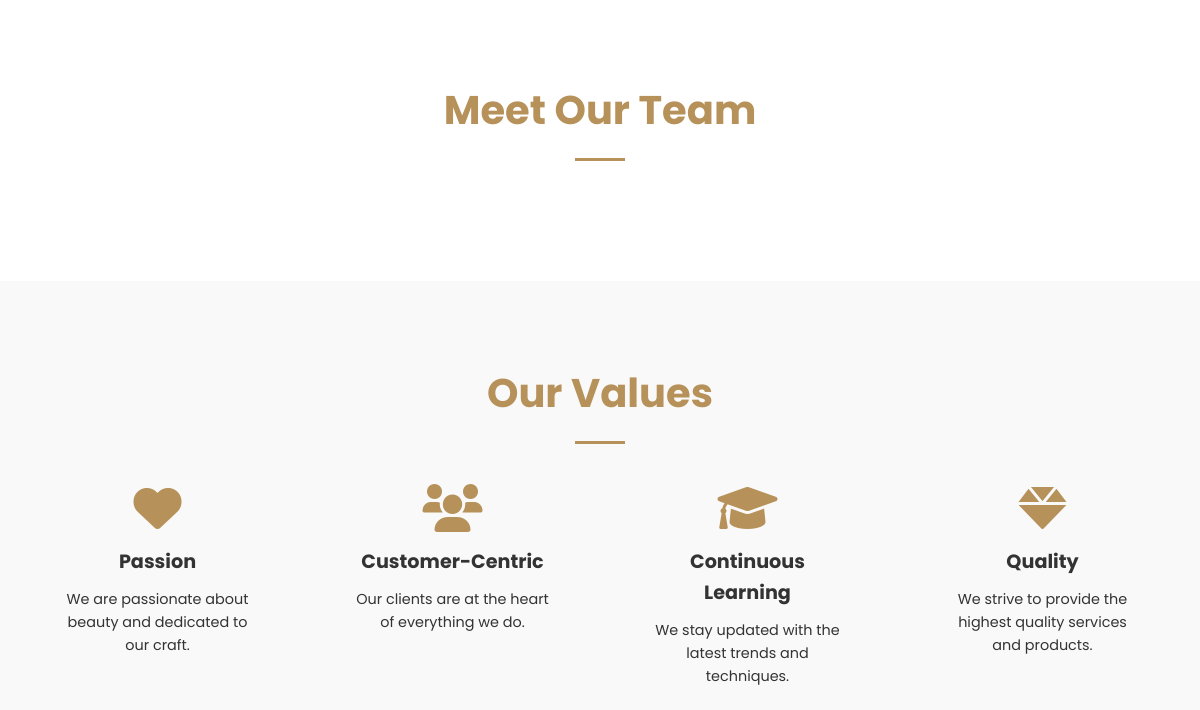
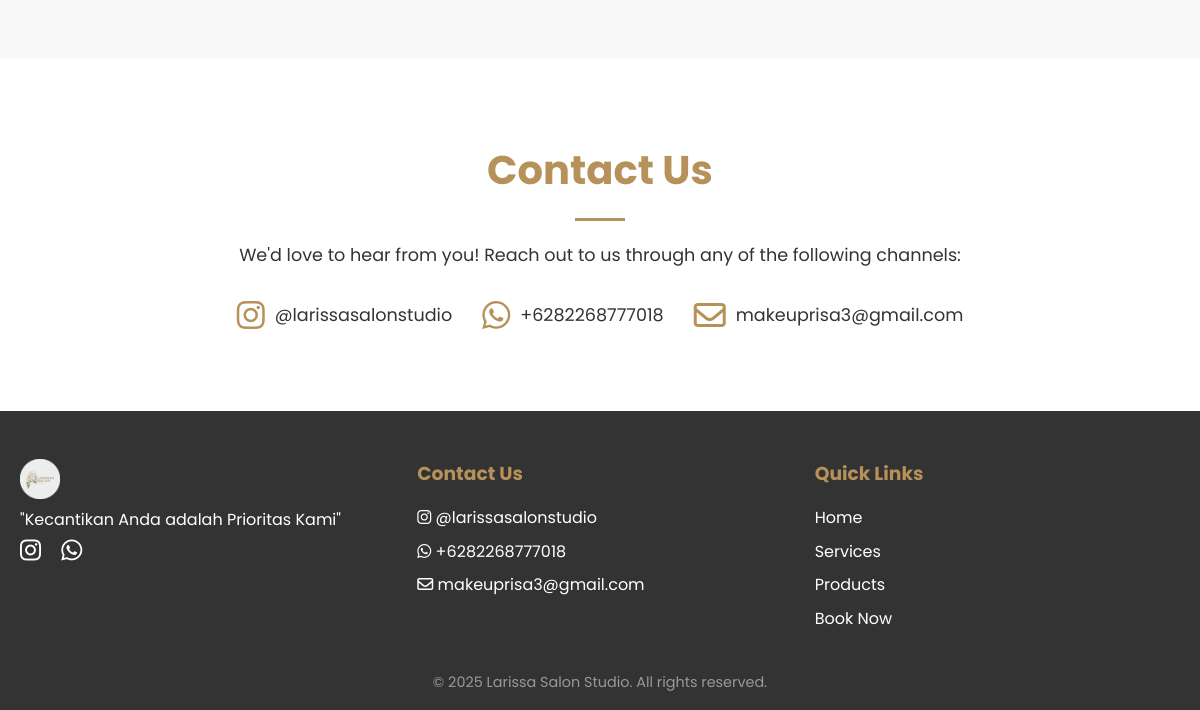
The page /about.php (lower part) on the database as committed earlier (2 pictures, top to bottom).
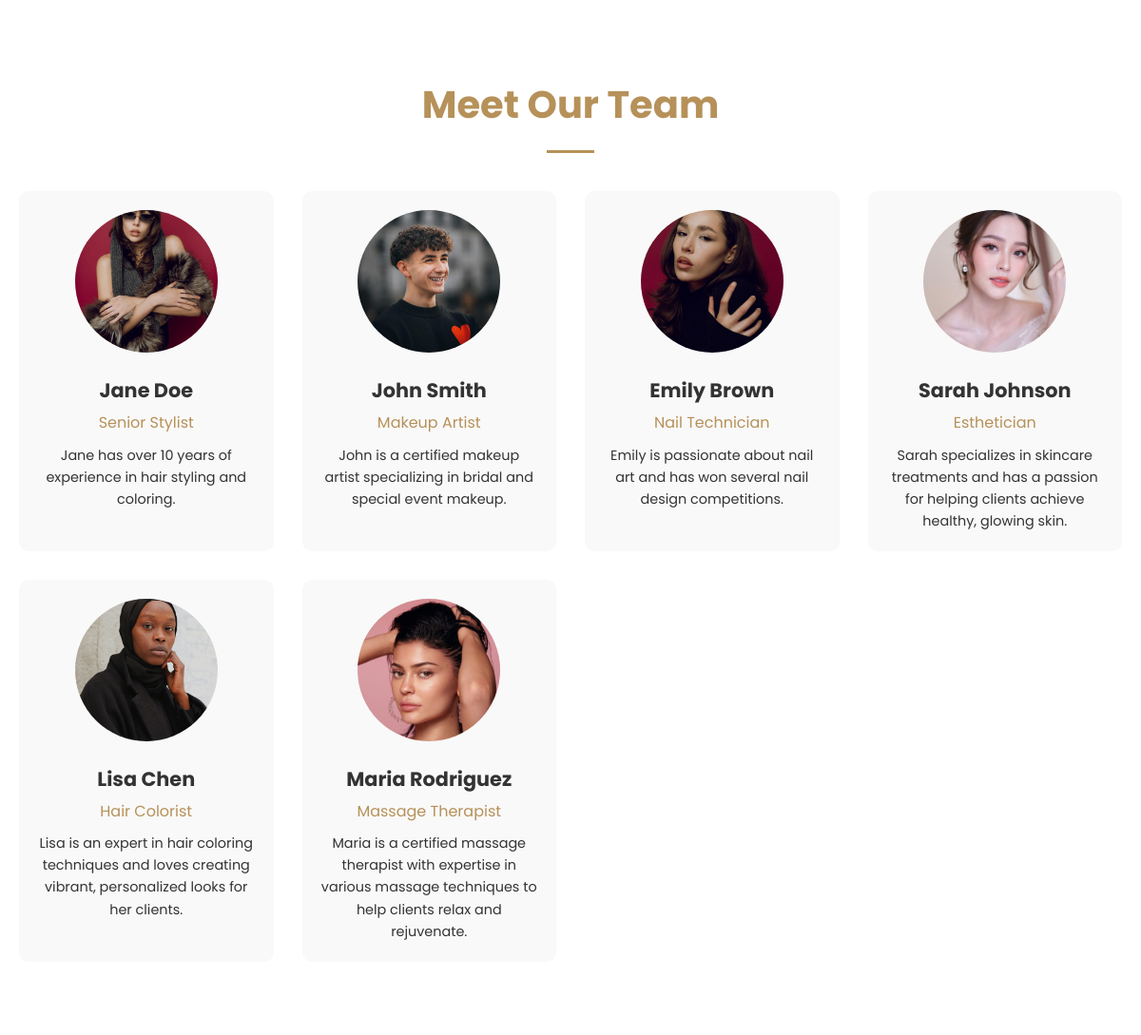
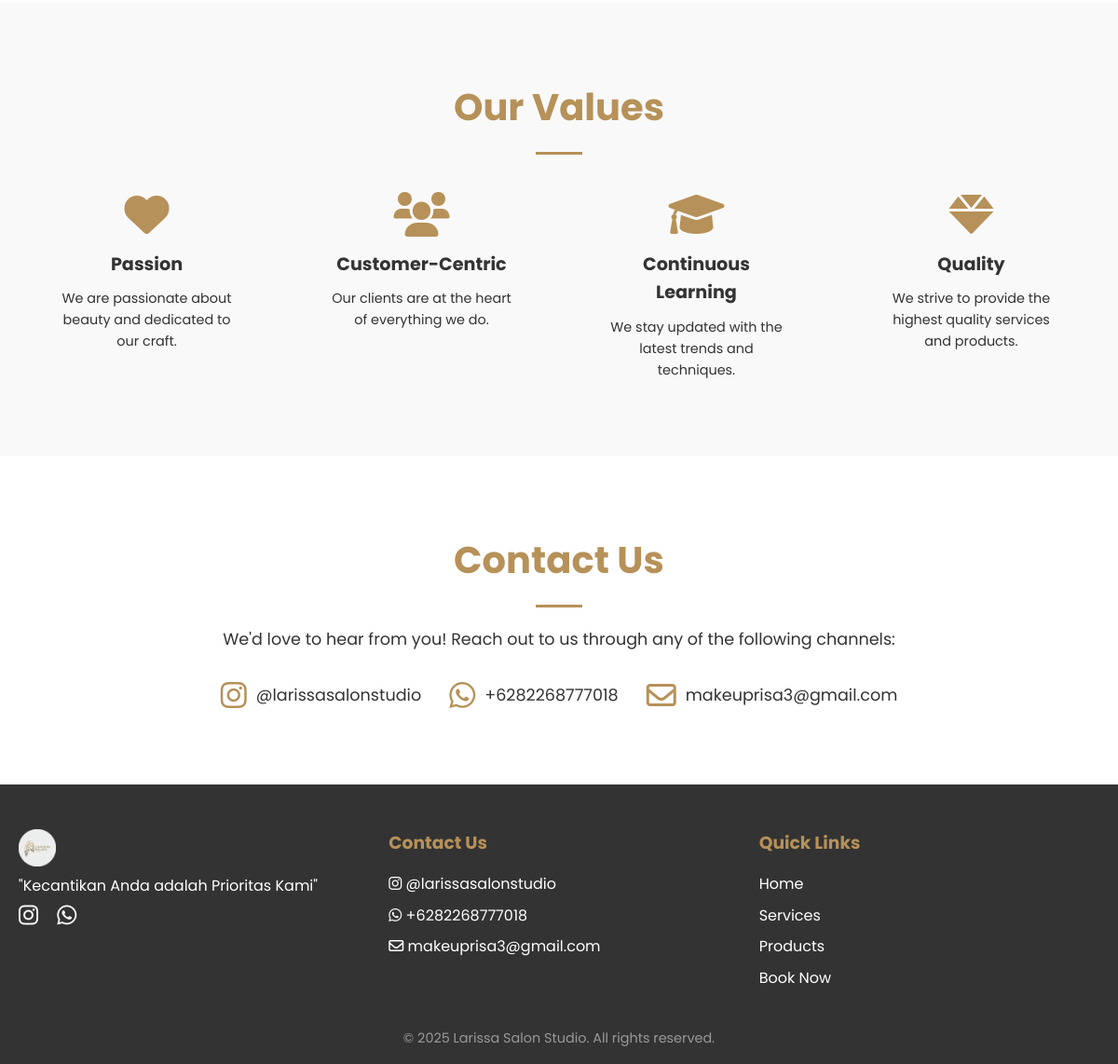
The same page on the database as committed later (2 pictures, top to bottom).
### tables this page shows
CREATE TABLE `team_members` (
  `id` int(11) NOT NULL,
  `name` varchar(100) NOT NULL,
  `position` varchar(100) NOT NULL,
  `bio` text DEFAULT NULL,
  `image_url` varchar(255) DEFAULT NULL
);

### about.php (the view, shortened to what this page needs)
<?php
require_once 'config.php';
$stmt = $pdo->query("SELECT * FROM team_members ORDER BY id ASC");
$teamMembers = $stmt->fetchAll(PDO::FETCH_ASSOC);
?>
<!DOCTYPE html>
<html lang="en">
<head>
    <link rel="stylesheet" href="https://cdnjs.cloudflare.com/ajax/libs/font-awesome/6.0.0-beta3/css/all.min.css">
    <link href="styles/main.css" rel="stylesheet">
</head>
<body>
    <main>
        <section style="padding: 80px 0; background-color: #fff;">
    <div class="container">
        <h2 style="font-size: 2.5rem; text-align: center; margin-bottom: 40px; color: #b69159;">Meet Our Team</h2>
        <div style="display: grid; grid-template-columns: repeat(auto-fit, minmax(250px, 1fr)); gap: 30px;">
            <?php
            $stmt = $pdo->query("SELECT * FROM team_members ORDER BY id ASC");
            $teamMembers = $stmt->fetchAll(PDO::FETCH_ASSOC);
            foreach ($teamMembers as $member): ?>
                <div style="text-align: center; background-color: #f9f9f9; padding: 20px; border-radius: 10px; transition: transform 0.3s ease-in-out;" onmouseover="this.style.transform='translateY(-10px)'" onmouseout="this.style.transform='translateY(0)'">
                    <img src="<?php echo htmlspecialchars($member['image_url']); ?>" alt="<?php echo htmlspecialchars($member['name']); ?>" style="width: 150px; height: 150px; border-radius: 50%; object-fit: cover; margin-bottom: 15px;">
                    <h3 style="font-size: 1.3rem; margin-bottom: 5px;"><?php echo htmlspecialchars($member['name']); ?></h3>
                    <p style="font-size: 1rem; color: #b69159; margin-bottom: 10px;"><?php echo htmlspecialchars($member['position']); ?></p>
                    <p style="font-size: 0.9rem;"><?php echo htmlspecialchars($member['bio']); ?></p>
                </div>
            <?php endforeach; ?>
        </div>
    </div>
</section>
        <section style="padding: 80px 0; background-color: #f9f9f9;">
            <div class="container">
                <h2 style="font-size: 2.5rem; text-align: center; margin-bottom: 40px; color: #b69159;">Our Values</h2>
                <div style="display: flex; justify-content: space-around; flex-wrap: wrap; gap: 20px;">
                    <?php
                    $values = [
                        ['icon' => 'fa-heart', 'title' => 'Passion', 'description' => 'We are passionate about beauty and dedicated to our craft.'],
                        ['icon' => 'fa-users', 'title' => 'Customer-Centric', 'description' => 'Our clients are at the heart of everything we do.'],
                        ['icon' => 'fa-graduation-cap', 'title' => 'Continuous Learning', 'description' => 'We stay updated with the latest trends and techniques.'],
                        ['icon' => 'fa-gem', 'title' => 'Quality', 'description' => 'We strive to provide the highest quality services and products.']
                    ];
                    foreach ($values as $value):
                    ?>
                        <div style="text-align: center; width: 200px;">
                            <i class="fas <?php echo $value['icon']; ?>" style="font-size: 3rem; color: #b69159; margin-bottom: 15px;"></i>
                            <h3 style="font-size: 1.2rem; margin-bottom: 10px;"><?php echo $value['title']; ?></h3>
                            <p style="font-size: 0.9rem;"><?php echo $value['description']; ?></p>
                        </div>
                    <?php endforeach; ?>
                </div>
            </div>
        </section>
        <section style="padding: 80px 0; background-color: #fff; text-align: center;">
            <div class="container">
                <h2 style="font-size: 2.5rem; margin-bottom: 20px; color: #b69159;">Contact Us</h2>
                <p style="font-size: 1.1rem; margin-bottom: 30px;">We'd love to hear from you! Reach out to us through any of the following channels:</p>
                <div style="display: flex; justify-content: center; gap: 30px; flex-wrap: wrap;">
                    <a href="https://www.instagram.com/larissasalonstudio" target="_blank" style="text-decoration: none; color: #333; display: flex; align-items: center; font-size: 1.1rem;">
                        <i class="fab fa-instagram" style="font-size: 2rem; margin-right: 10px; color: #b69159;"></i> @larissasalonstudio
                    </a>
                    <a href="https://wa.me/6282268777018" target="_blank" style="text-decoration: none; color: #333; display: flex; align-items: center; font-size: 1.1rem;">
                        <i class="fab fa-whatsapp" style="font-size: 2rem; margin-right: 10px; color: #b69159;"></i> +6282268777018
                    </a>
                    <a href="mailto:makeuprisa3@gmail.com" style="text-decoration: none; color: #333; display: flex; align-items: center; font-size: 1.1rem;">
                        <i class="far fa-envelope" style="font-size: 2rem; margin-right: 10px; color: #b69159;"></i> makeuprisa3@gmail.com
                    </a>
                </div>
            </div>
        </section>
    </main>
    <?php include 'footer.php'; ?>
</body>
</html>

### footer.php
<footer class="footer" id="contact">
    <div class="container">
        <div class="footer-grid">
            <div class="footer-section">
                <img src="images/logo1.png" alt="Larissa Salon Studio" class="logo-image">
                <p>"Kecantikan Anda adalah Prioritas Kami"</p>
                <div class="social-icons">
                    <a href="https://instagram.com/larissasalonstudio" target="_blank"><i class="fab fa-instagram"></i></a>
                    <a href="https://wa.me/6282268777018" target="_blank"><i class="fab fa-whatsapp"></i></a>
                </div>
            </div>
            <div class="footer-section">
                <h3>Contact Us</h3>
                <ul>
                    <li><i class="fab fa-instagram"></i> @larissasalonstudio</li>
                    <li><i class="fab fa-whatsapp"></i> +6282268777018</li>
                    <li><i class="far fa-envelope"></i> makeuprisa3@gmail.com</li>
                </ul>
            </div>
            <div class="footer-section">
                <h3>Quick Links</h3>
                <ul>
                    <li><a href="index.php">Home</a></li>
                    <li><a href="services.php">Services</a></li>
                    <li><a href="products.php">Products</a></li>
                    <li><a href="booking.php">Book Now</a></li>
                </ul>
            </div>
        </div>
        <div class="copyright">
            <p>&copy; <?php echo date('Y'); ?> Larissa Salon Studio. All rights reserved.</p>
        </div>
    </div>
</footer>

### styles/main.css (style rules this page uses)
* { margin: 0; padding: 0; box-sizing: border-box; }
body { font-family: "Segoe UI", Tahoma, Geneva, Verdana, sans-serif; line-height: 1.6; color: #333; background-color: #f8f8f8; }
.container { max-width: 1200px; margin: 0 auto; padding: 0 20px; }
.logo-image { height: 40px; transition: transform 0.3s ease; }
.footer { background-color: #333; color: #fff; padding: 3rem 0 1rem; }
.footer-grid { display: grid; grid-template-columns: repeat(auto-fit, minmax(200px, 1fr)); gap: 2rem; }
.footer-section h3 { margin-bottom: 1rem; color: #b69159; }
.footer-section ul { list-style: none; }
.footer-section li { margin-bottom: 0.5rem; }
.footer-section a { color: #fff; text-decoration: none; transition: color 0.3s ease; }
.social-icons a { font-size: 1.5rem; margin-right: 1rem; color: #fff; transition: color 0.3s ease; }
.copyright { margin-top: 2rem; text-align: center; font-size: 0.9rem; color: #999; }
h2 { font-size: 2.5rem; color: #b69159; text-align: center; margin-bottom: 2rem; position: relative; }
h2::after { content: ""; display: block; width: 50px; height: 3px; background-color: #b69159; margin: 1rem auto 0; }

### about.php (style rules this page uses)
body { font-family: 'Poppins', sans-serif; line-height: 1.6; color: #333; margin: 0; padding: 0; }
.container { max-width: 1200px; margin: 0 auto; padding: 0 20px; }

Rows that differ between the two databases and show on the page:
added team_members: image_url (picture), name "Jane Doe", position "Senior Stylist", bio "Jane has over 10 years of experience in hair styling and coloring."
added team_members: image_url (picture), name "John Smith", position "Makeup Artist", bio "John is a certified makeup artist specializing in bridal and special event makeup."
added team_members: image_url (picture), name "Emily Brown", position "Nail Technician", bio "Emily is passionate about nail art and has won several nail design competitions."
added team_members: image_url (picture), name "Sarah Johnson", position "Esthetician", bio "Sarah specializes in skincare treatments and has a passion for helping clients achieve healthy, glowing skin."
added team_members: image_url (picture), name "Lisa Chen", position "Hair Colorist", bio "Lisa is an expert in hair coloring techniques and loves creating vibrant, personalized looks for her clients."
added team_members: image_url (picture), name "Maria Rodriguez", position "Massage Therapist", bio "Maria is a certified massage therapist with expertise in various massage techniques to help clients relax and rejuvenate."
